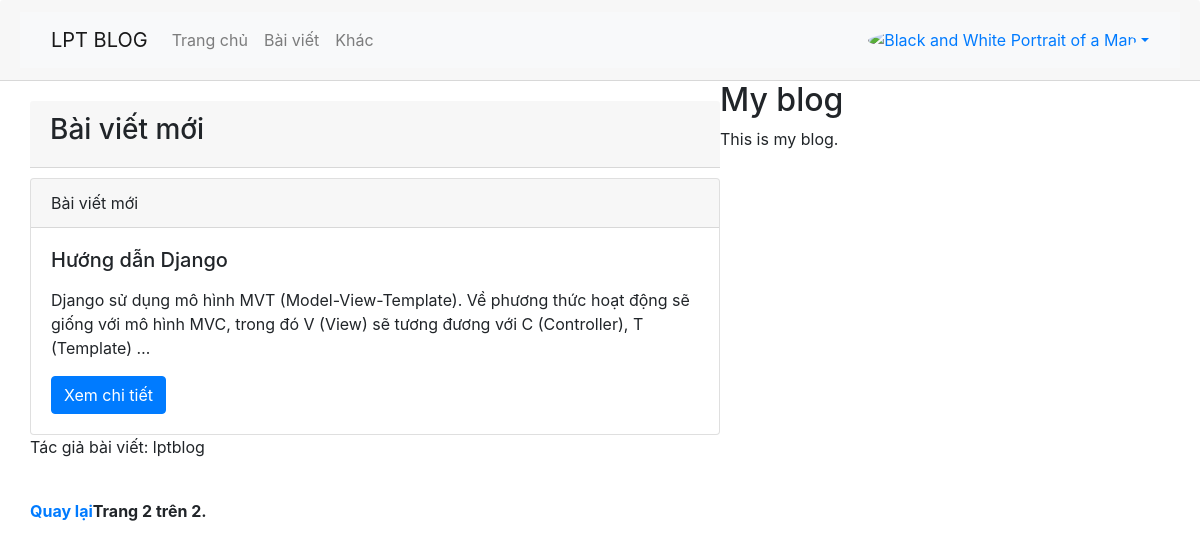
Screenshot of /lptblog/?page=2 with the database file from the repository.
### lptblog/models.py (models this page shows, shortened)
class Post(models.Model):
    STATUS_CHOICES = ( ('draft','Draft'),('published','Published'), )
    title = models.CharField(max_length=255)
    slug = models.SlugField(max_length=255, unique_for_date='publish', allow_unicode=True)
    author = models.ForeignKey(User, on_delete=models.CASCADE, related_name='blog_posts')
    body = models.TextField()
    publish = models.DateTimeField(default=timezone.now)
    created = models.DateTimeField(auto_now_add=True)
    updated = models.DateTimeField(auto_now=True)
    status = models.CharField(max_length=10, choices=STATUS_CHOICES, default='draft')
    objects = models.Manager()
    published = PublishedManager()
    def get_absolute_url(self):
        return reverse('lptblog:post_detail',args=[
            self.publish.year,
            self.publish.month,
            self.publish.day,
            self.slug])
    class Meta:
        ordering = ('-publish',)

### lptblog/views.py (the view)
# urls.py: path('', views.PostListView.as_view(), name='post_list'),
class PostListView(ListView):
    queryset = Post.published.all()
    context_object_name = 'posts'
    paginate_by = 3
    template_name = 'lptblog/post/list.html'

### lptblog/templates/lptblog/post/list.html (shortened to what this page needs)
{% extends 'lptblog/base.html' %}
{% block content %}
    <div class="card-header" style="margin-top: 20px;">
        <h3 class="text-bold">Bài viết mới</h3>
    </div>
{% for post in posts %}
    <div class="card" style="margin-top: 10px;">
        <div class="card-header">
            Bài viết mới
        </div>
        <div class="card-body">
            <h5 class="card-title">
                {{ post.title }}
            </h5>
            <p class="card-text">{{ post.body|truncatewords:30|linebreaks }}</p>
            <a href="{{ post.get_absolute_url }}" class="btn btn-primary">Xem chi tiết</a>
        </div>
    </div>
    <p>
        Tác giả bài viết: {{ post.author }}
    </p>
{% endfor %}
{% include 'pagination.html' with page=page_obj %}
{% endblock %}

### lptblog/static/css/blog.css (style rules this page uses)
body { margin:0; padding:0; font-family:helvetica, sans-serif; }
a { color:#00abff; text-decoration:none; }

### rows the page displays
Post: title "Hướng dẫn Django", body "Django sử dụng mô hình MVT (Model-View-Template). Về phương thức hoạt động sẽ giống với mô hình MVC, trong đó V (View) sẽ tương đương với C (Controller), T (Template) …", author "lptblog"

### other values shown
{{ page.number }} "2"
{{ page.paginator.num_pages }} "2"
